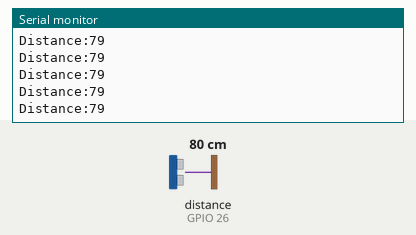
A sketch run on a simulated ESP32. Parts: the last lines printed to the serial monitor. Wiring (inferred from the names in the program): ultrasonic range finder: trigger GPIO 25; echo GPIO 26. The test bench sets the inputs (shaded band); at power-on: distance to the obstacle (sensor on GPIO 26) 80 cm. The echo pulse lasts 58.3 µs per cm.

Above: at 1.2 s.
1.3 s: distance to the obstacle (sensor on GPIO 26) set to 18 cm
At 2.4 s:
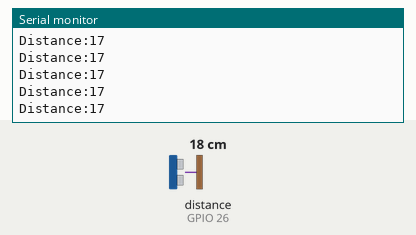
4.3 s: distance to the obstacle (sensor on GPIO 26) set to 2 cm
At 5.4 s:
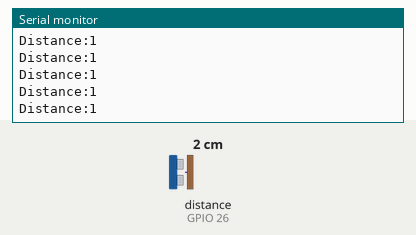
Timing chart, 0 to 7.3 s (numbered marks = the images above; inputs shaded):
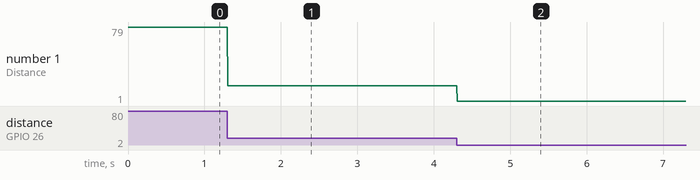

The sketch:

SonicSensor.ino
```cpp
//define pin varaibles

const int trigPin = 25;
const int echoPin= 26;


long duration ;
long distance ;

void setup() {
 pinMode(trigPin,OUTPUT);
 pinMode(echoPin,INPUT);
 Serial.begin(9600);

}

void loop() {
  //clears TrigPin
   digitalWrite(trigPin,LOW);
   delayMicroseconds(2);

   //sets the trigPin HIGH
   digitalWrite(trigPin, HIGH) ;
   delayMicroseconds(10);
   digitalWrite(trigPin, LOW) ;

  // Reads echoPin , returns duration
 duration = pulseIn(echoPin , HIGH);


 // calculate distance
 distance = duration*0.034/2 ;

 Serial.print("Distance:") ;
 Serial.println(distance) ;


}
```

Measured:
- after the input at 1.3 s, the serial monitor: prints a new line at once (image 1)
- after the input at 4.3 s, the serial monitor: prints a new line at once (image 2)
- plotted number 1: 79 → 17 after the input at 1.3 s, 17 → 1 after the input at 4.3 s
